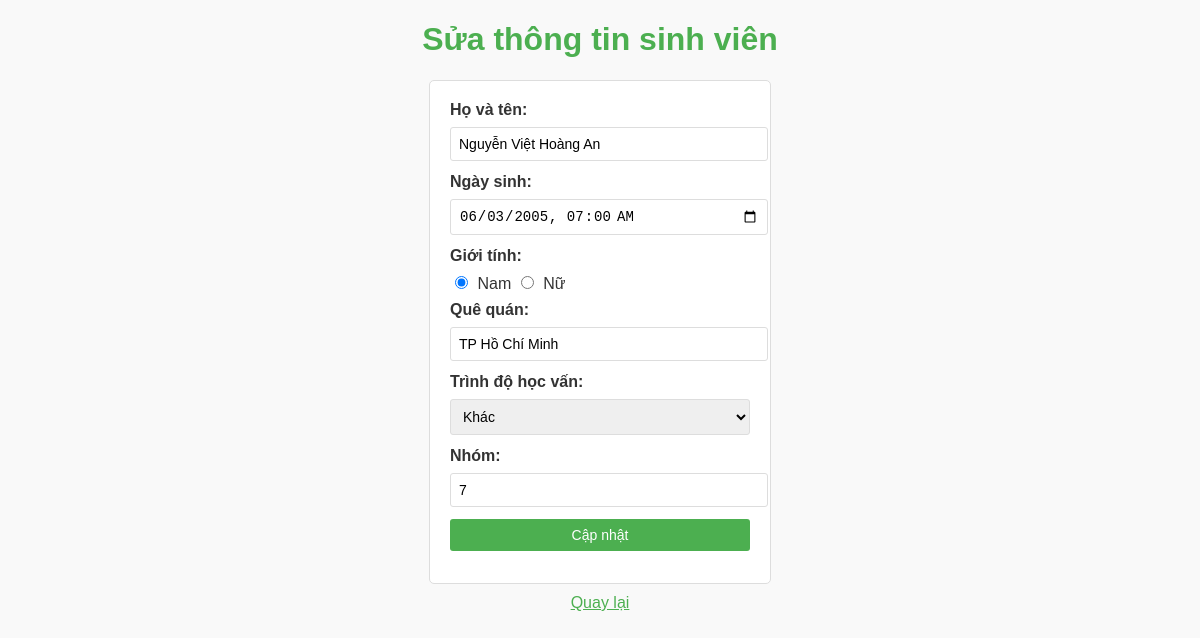
Page /edit.php?id=2 on the committed database.
### tables this page shows
CREATE TABLE `table_students` (
  `id` int(100) NOT NULL,
  `full_name` varchar(100) NOT NULL,
  `dob` datetime NOT NULL,
  `gender` int(5) NOT NULL,
  `hometown` varchar(100) NOT NULL,
  `level_id` int(10) NOT NULL,
  `group_id` int(50) NOT NULL
);

### edit.php (the view, shortened to what this page needs)
<?php
include('db_connection.php');
$id = $_GET['id'];
$sql = "SELECT * FROM table_Students WHERE id=$id";
$result = $conn->query($sql);
$row = $result->fetch_assoc();
?>
<!DOCTYPE html>
<html lang="vi">
<head>
</head>
<body>
    <h1>Sửa thông tin sinh viên</h1>
    <form method="POST">
        <label>Họ và tên:</label>
        <input type="text" name="full_name" value="<?php echo $row['full_name']; ?>" required><br>
        <label>Ngày sinh:</label>
        <input type="datetime-local" name="dob" value="<?php echo date('Y-m-d\TH:i', strtotime($row['dob'])); ?>" required><br>
        <label>Giới tính:</label>
        <input type="radio" name="gender" value="1" <?php echo ($row['gender'] == 1) ? 'checked' : ''; ?> required> Nam
        <input type="radio" name="gender" value="0" <?php echo ($row['gender'] == 0) ? 'checked' : ''; ?> required> Nữ<br>
        <label>Quê quán:</label>
        <input type="text" name="hometown" value="<?php echo $row['hometown']; ?>" required><br>
        <label>Trình độ học vấn:</label>
        <select name="level_id" required>
            <option value="3" <?php echo ($row['level_id'] == 3) ? 'selected' : ''; ?>>Khác</option>
        </select><br>
        <label>Nhóm:</label>
        <input type="number" name="group_id" value="<?php echo $row['group_id']; ?>" required><br>
        <button type="submit">Cập nhật</button>
    </form>
    <a href="index.php">Quay lại</a>
</body>
</html>

### edit.php (style rules this page uses)
body { font-family: Arial, sans-serif; margin: 20px; background-color: #f9f9f9; color: #333; }
h1 { text-align: center; color: #4CAF50; }
form { width: 300px; margin: auto; padding: 20px; background-color: white; border: 1px solid #ddd; border-radius: 5px; }
label { display: block; margin-bottom: 8px; font-weight: bold; }
input, select, button { width: 100%; padding: 8px; margin-bottom: 12px; border: 1px solid #ddd; border-radius: 3px; font-size: 14px; }
input[type="radio"] { width: auto; margin-right: 5px; }
button { background-color: #4CAF50; color: white; border: none; cursor: pointer; }
a { display: block; text-align: center; margin-top: 10px; color: #4CAF50; }

### rows in the picture
table_students: full_name "Nguyễn Việt Hoàng An", dob "06/03/2005 07:00", gender "☑", hometown "TP Hồ Chí Minh", level_id "Khác", group_id "7"
